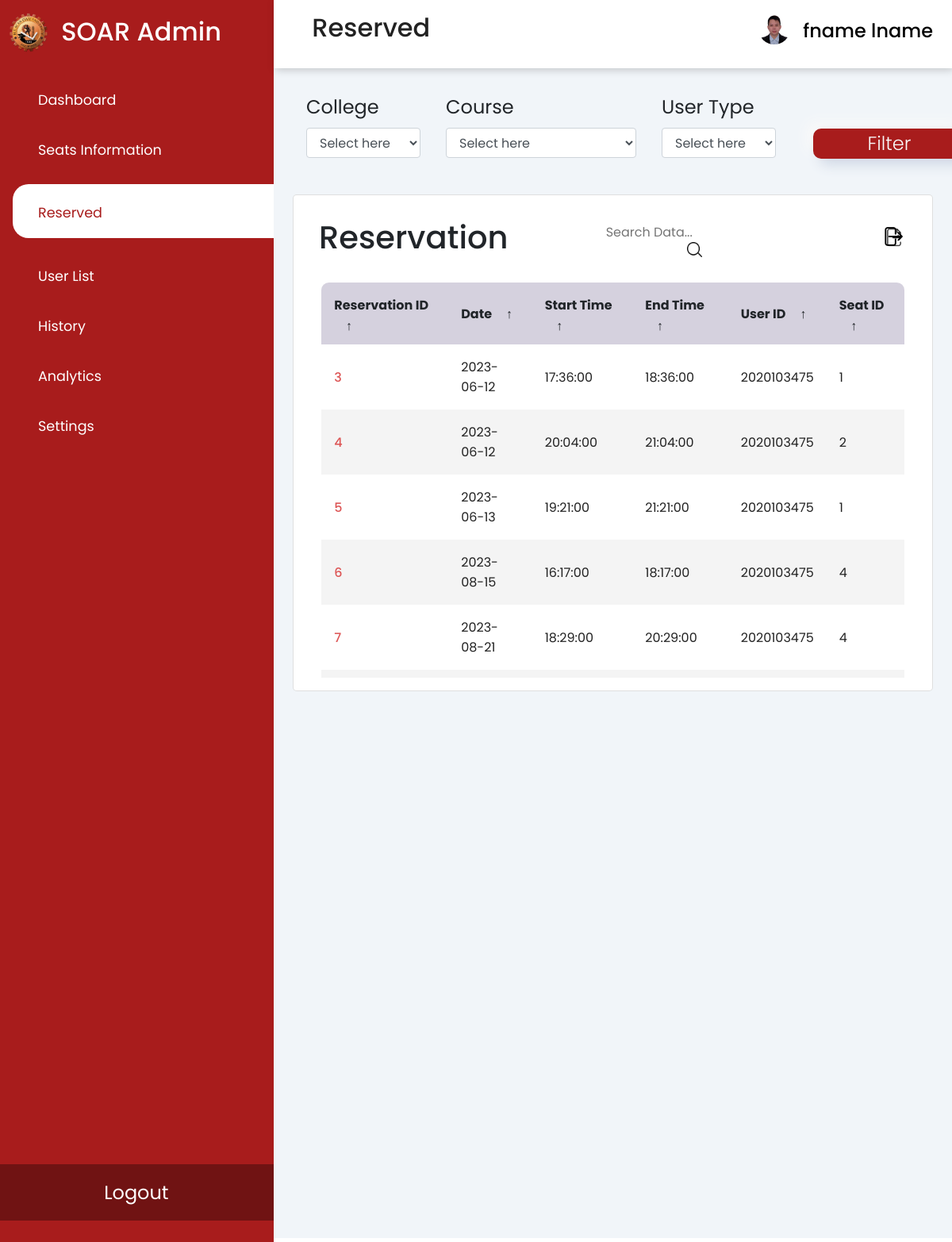
Before: /reserved.php (signed in) with the older database file.
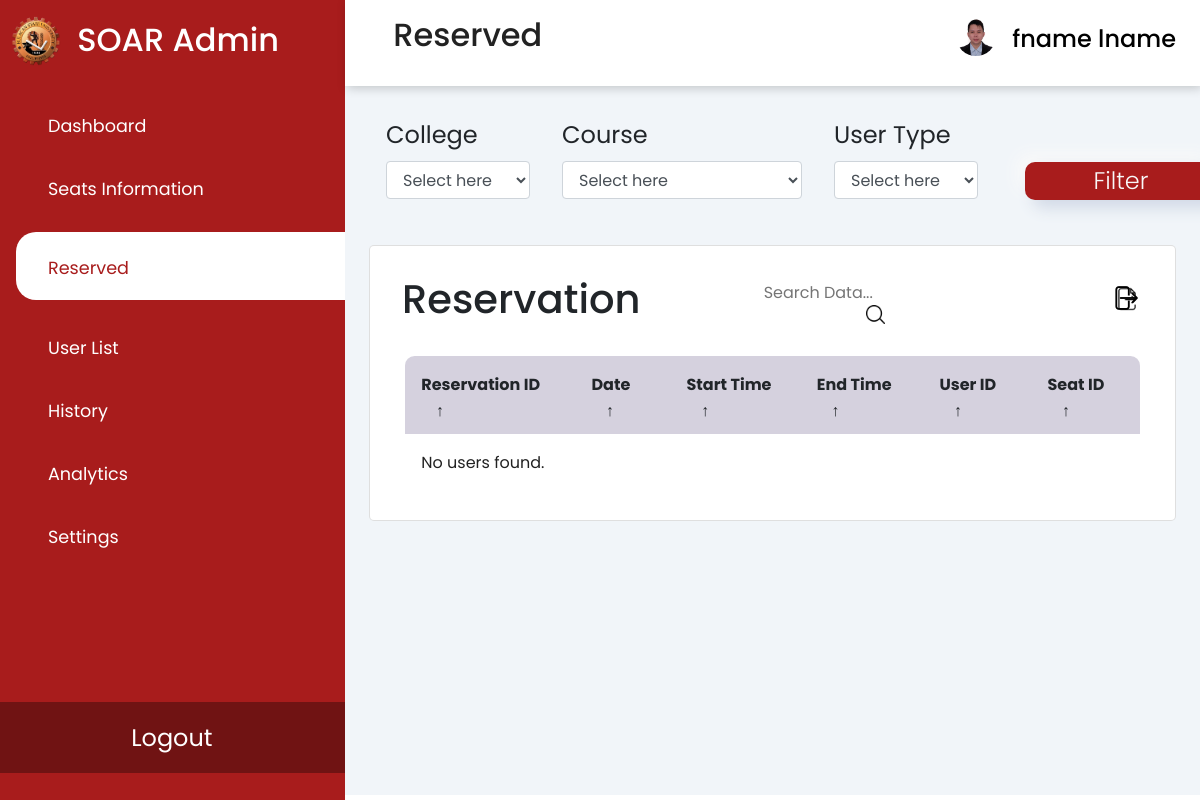
After: the same page with the newer database file.
### tables this page shows
CREATE TABLE `reservation` (
  `reservation_id` int(11) NOT NULL,
  `date` date DEFAULT NULL,
  `start_time` time DEFAULT NULL,
  `end_time` time DEFAULT NULL,
  `user_id` int(11) DEFAULT NULL,
  `seat_id` int(11) DEFAULT NULL
);

### reserved.php (the view, shortened to what the changed rows need)
<?php
require 'assets/php/connect.php';
$sql = "SELECT reservation_id, date, start_time, end_time, user_id, seat_id from reservation";
$result = $conn -> query($sql);
?>
<!DOCTYPE HTML>
<html>
<head>
    <link rel="stylesheet" href="https://cdn.jsdelivr.net/npm/bootstrap@4.6.2/dist/css/bootstrap.min.css"
>
    <link rel="stylesheet" type="text/css" href="assets/css/reserved.css" />
    <link rel="stylesheet" type="text/css" href="assets/css/user-list.css" />
    <link rel="stylesheet"
        href="https://maxst.icons8.com/vue-static/landings/line-awesome/line-awesome/1.3.0/css/line-awesome.min.css">
</head>
<body>
    <div class="sidebar">
        <div class="sidebar-brand">
            <h2> <span>SOAR Admin</span></h2>
        </div>
    </div>
    <div class="main-content">
        <header>
            <h2>
                <label for="nav-toggle">
                    <span class="la la-bars"></span>
                </label>
                Reserved
            </h2>
        </header>
        <main>
            <div class="recent-grid">
                <div class="history">
                    <div class="card">
                        <div class="card-body">
                            <div class="table-responsive">
                                <section class="table__header">
                                    <h1>Reservation</h1>
                                </section>
                                <section class="table__body">
                                    <table id="customers_table">
                                        <thead>
                                            <tr>
                                                <th> Reservation ID <span class="icon-arrow">&UpArrow;</span></th>
                                                <th> Date <span class="icon-arrow">&UpArrow;</span></th>
                                                <th> Start Time <span class="icon-arrow">&UpArrow;</span></th>
                                                <th> End Time <span class="icon-arrow">&UpArrow;</span></th>
                                                <th> User ID <span class="icon-arrow">&UpArrow;</span></th>
                                                <th> Seat ID <span class="icon-arrow">&UpArrow;</span></th>
                                            </tr>
                                        </thead>
                                        <?php
                                        if ($result->num_rows > 0) {
                                            while ($row = $result->fetch_assoc()) {
                                                ?>
                                                <tr>
                                                    <td class="studno"><?php echo $row['reservation_id']; ?></td>
                                                    <td><?php echo $row['date']; ?></td>
                                                    <td><?php echo $row['start_time']; ?></td>
                                                    <td><?php echo $row['end_time']; ?></td>
                                                    <td><?php echo $row['user_id']; ?></td>
                                                    <td><?php echo $row['seat_id']; ?></td>
                                                </tr>
                                            <?php
                                            }
                                        } else {
                                            echo "<tr><td colspan='7'>No users found.</td></tr>";
                                        }
                                        ?>
                                    </table>
                                </section>
                            </div>
                        </div>
                    </div>
                </div>
            </div>
        </main>
    </div>
</body>
</html>

Changed rows visible on the page:
removed reservation: reservation_id "3", date "2023-06-12", start_time "17:36:00", end_time "18:36:00", user "2020103475", seat "1"
removed reservation: reservation_id "4", date "2023-06-12", start_time "20:04:00", end_time "21:04:00", user "2020103475", seat "2"
removed reservation: reservation_id "5", date "2023-06-13", start_time "19:21:00", end_time "21:21:00", user "2020103475", seat "1"
removed reservation: reservation_id "6", date "2023-08-15", start_time "16:17:00", end_time "18:17:00", user "2020103475", seat "4"
removed reservation: reservation_id "7", date "2023-08-21", start_time "18:29:00", end_time "20:29:00", user "2020103475", seat "4"
Other visible differences:
text now shown: "No users found."
